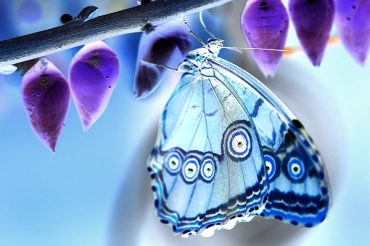
#> input picture pics/negative-image.jpg, 370 x 246 px
$ python n4.py
#> lines starting #> are read from the running program, lines starting #| are printed output that depends on the picture
import cv2
import numpy as np
import matplotlib.pyplot as plt

def adjust_gamma(image, gamma=1):
    invGamma = 1.0 / gamma
    table = np.array([((i / 255.0) ** invGamma) * 255 for i in np.arange(0, 256)]).astype("uint8")
    return cv2.LUT(image, table)

def sharpen_image(image):
    kernel = np.array([[0, -1, 0], [-1, 5, -1], [0, -1, 0]])
    return cv2.filter2D(image, -1, kernel)

# Read the negative image
negative_image = cv2.imread('./pics/negative-image.jpg')
#> negative_image is the input picture: shape (246, 370, 3); mean B, G, R 201.4, 156.9, 130.3

# Invert the image to get the positive image
positive_image = cv2.bitwise_not(negative_image)

# Apply Gaussian Blurring to reduce noise
blurred_image = cv2.GaussianBlur(positive_image, (1, 1), 0)  # Reduce kernel size

# Apply Bilateral Filtering to preserve edges while reducing noise
bilateral_filtered_image = cv2.bilateralFilter(blurred_image, d=7, sigmaColor=75, sigmaSpace=75)  # Adjust parameters

# Sharpen the image using Unsharp Masking
gaussian_blurred = cv2.GaussianBlur(bilateral_filtered_image, (0, 0), 3)
unsharp_image = cv2.addWeighted(bilateral_filtered_image, 1.5, gaussian_blurred, -0.5, 0)

# Convert the image to HSV color space
hsv_image = cv2.cvtColor(unsharp_image, cv2.COLOR_BGR2HSV)
#> hsv_image: shape (246, 370, 3); mean H, S, V 21.5, 170.7, 130.8

# Adjust hue, saturation, and value if needed
h, s, v = cv2.split(hsv_image)
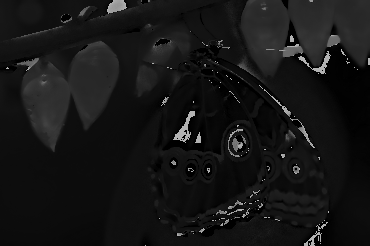
#> h: shape (246, 370); min 0, max 179, mean 21.5
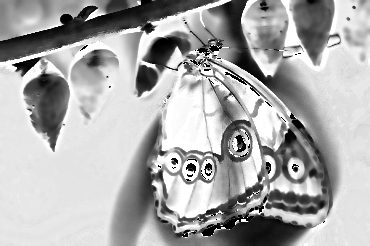
#> s: shape (246, 370); min 0, max 255, mean 170.7
s = cv2.add(s, 7)
v = cv2.add(v, 10)
s = np.clip(s, 0, 255)
v = np.clip(v, 0, 255)
adjusted_hsv_image = cv2.merge([h, s, v])
#> adjusted_hsv_image: shape (246, 370, 3); mean H, S, V 21.5, 177.1, 140.3

# Convert back to BGR color space
color_corrected_image = cv2.cvtColor(adjusted_hsv_image, cv2.COLOR_HSV2BGR)

# Apply Gamma Correction with gamma less than 1 to reduce brightness
gamma_corrected_image = adjust_gamma(color_corrected_image, gamma=0.5)

# Apply Median Filtering to reduce noise
median_filtered_image = cv2.medianBlur(gamma_corrected_image, 3)  # Reduce kernel size
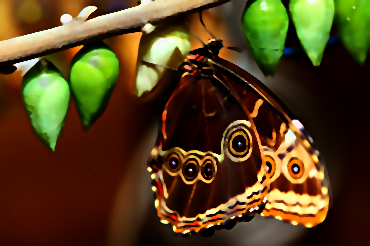
#> median_filtered_image: shape (246, 370, 3); mean B, G, R 26.3, 63.3, 84

# Increase brightness and contrast to enhance exposure
alpha = 1.3  # Contrast control (1.0-3.0)
beta = 30    # Brightness control (0-100)
exposed_image = cv2.convertScaleAbs(median_filtered_image, alpha=alpha, beta=beta)

# Convert to LAB color space
lab_image = cv2.cvtColor(exposed_image, cv2.COLOR_BGR2LAB)
#> lab_image: shape (246, 370, 3); mean of channels 0, 1, 2 114.2, 134.8, 154.2

# Split LAB image to different channels
l, a, b = cv2.split(lab_image)
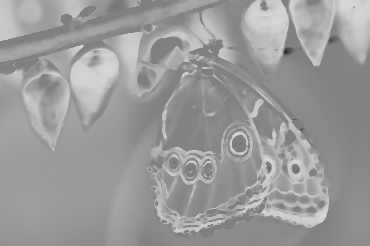
#> b: shape (246, 370); min 46, max 216, mean 154.2

# Apply CLAHE to L-channel
clahe = cv2.createCLAHE(clipLimit=2.0, tileGridSize=(8, 8))
cl = clahe.apply(l)
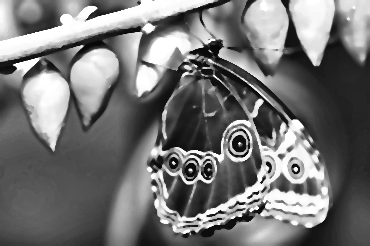
#> cl: shape (246, 370); min 8, max 255, mean 117

# Merge the CLAHE enhanced L-channel with the a and b channel
limg = cv2.merge((cl, a, b))
#> limg: shape (246, 370, 3); mean of channels 0, 1, 2 117, 134.8, 154.2

# Convert LAB image back to color (RGB)
equalized_color_image = cv2.cvtColor(limg, cv2.COLOR_LAB2BGR)

# Apply interpolation to resize the image
height, width = equalized_color_image.shape[:2]
#> height = 246; width = 370
interpolated_image = cv2.resize(equalized_color_image, (2 * width, 2 * height), interpolation=cv2.INTER_LINEAR)
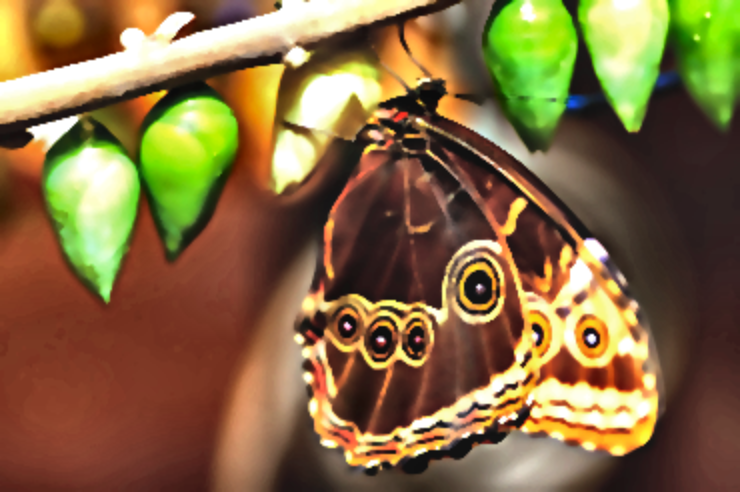
#> interpolated_image: shape (492, 740, 3); mean B, G, R 64.7, 106.3, 131.9

# Apply additional sharpening to the interpolated image
final_sharpened_image = sharpen_image(interpolated_image)

#Equlizing the final image
def histogram_equalization(final_sharpened_image):
    if len(final_sharpened_image.shape) == 2:  # Grayscale image
        return cv2.equalizeHist(final_sharpened_image)
    elif len(final_sharpened_image.shape) == 3:  # Color image
        ycrcb = cv2.cvtColor(final_sharpened_image, cv2.COLOR_BGR2YCrCb)
#> ycrcb: shape (492, 740, 3); mean of channels 0, 1, 2 108.9, 144, 103
        ycrcb[:, :, 0] = cv2.equalizeHist(ycrcb[:, :, 0])
#> ycrcb: shape (492, 740, 3); mean of channels 0, 1, 2 128, 144, 103
        return cv2.cvtColor(ycrcb, cv2.COLOR_YCrCb2BGR)
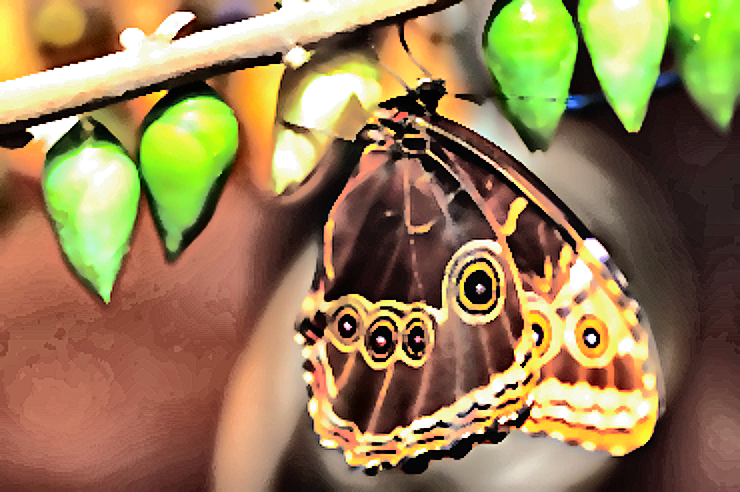
#> returned value: shape (492, 740, 3); mean B, G, R 83.8, 125.1, 149.7

equalized_image = histogram_equalization(final_sharpened_image)

# Save the final converted image
cv2.imwrite('positive_image_enhanced6.jpg', final_sharpened_image)

$ run again, with pics/images.jpeg copied over pics/negative-image.jpg
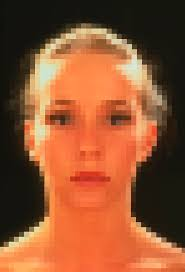
#> input picture pics/images.jpeg, 185 x 272 px
#> negative_image is the input picture: shape (272, 185, 3); mean B, G, R 50.7, 84.3, 144.9
#> hsv_image: shape (272, 185, 3); mean H, S, V 106.8, 132.6, 204.3
#> adjusted_hsv_image: shape (272, 185, 3); mean H, S, V 106.8, 139, 214.1
#> lab_image: shape (272, 185, 3); mean of channels 0, 1, 2 182.8, 131.7, 98
#> limg: shape (272, 185, 3); mean of channels 0, 1, 2 184.7, 131.7, 98
#> `interpolated_image = cv2.resize(equalized_color_image, (2 * width, 2 *..`:
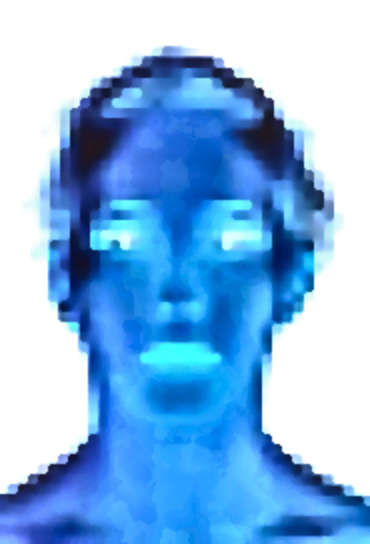
#> interpolated_image: shape (544, 370, 3); mean B, G, R 229.3, 181.5, 131.7
#> in histogram_equalization, `return cv2.cvtColor(ycrcb, cv2.COLOR_YCrCb2BGR)`:
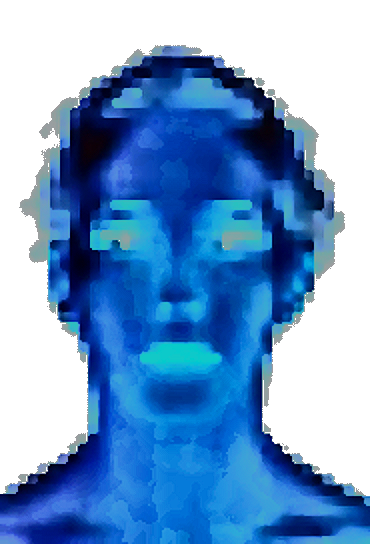
#> returned value: shape (544, 370, 3); mean B, G, R 203.2, 155.5, 112.6
